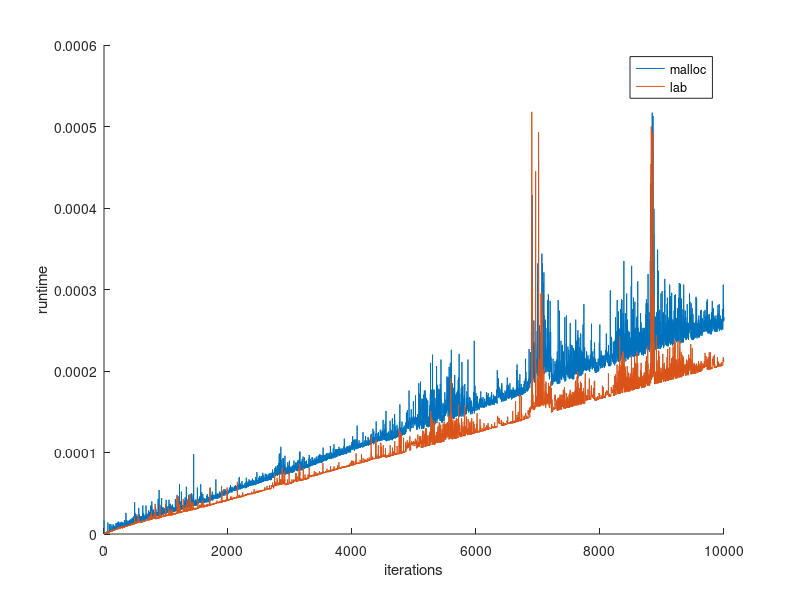

Write the MATLAB code that produced this figure.
fileId = fopen("results.txt", "r");
formatSpec = '%d %f %f';
sizeA = [3 inf];
A = fscanf(fileId,formatSpec, sizeA);
A = A';
A(:,1)

figure
hold on
plot(A(:, 1), A(:, 2))
plot(A(:, 1), A(:, 3))
xlabel('iterations')
ylabel('runtime')
legend('malloc', 'lab')
